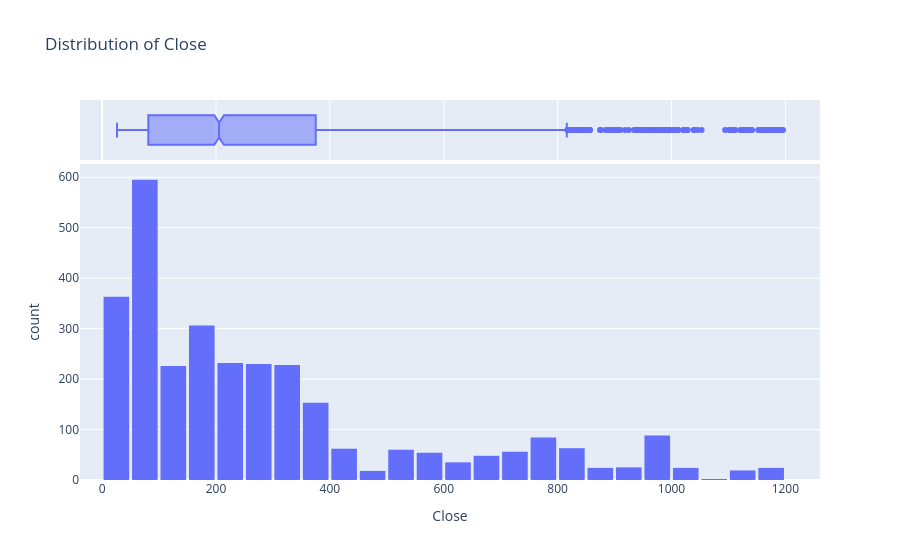

The cell this chart's notebook holds for it:
### Code cell
fig = px.histogram(amazon, x='Close', marginal='box', nbins=47, title='Distribution of Close')
fig.update_layout(bargap=0.1)

### Figure 1 — Plotly figure (JSON) as saved in the notebook; plotly's stock layout.template omitted (floating-point values rounded to 4 significant figures; data arrays with more than 128 entries replaced by an {"elided": "..."} marker saying what was removed)
{"data": [{"alignmentgroup": "True", "bingroup": "x", "hovertemplate": "Close=%{x}<br>count=%{y}<extra></extra>", "legendgroup": "", "marker": {"color": "#636efa", "pattern": {"shape": ""}}, "name": "", "nbinsx": 47, "offsetgroup": "", "orientation": "v", "showlegend": false, "type": "histogram", "x": {"elided": "3019 float values"}, "xaxis": "x", "yaxis": "y"}, {"alignmentgroup": "True", "hovertemplate": "Close=%{x}<extra></extra>", "legendgroup": "", "marker": {"color": "#636efa"}, "name": "", "notched": true, "offsetgroup": "", "showlegend": false, "type": "box", "x": {"elided": "3019 float values"}, "xaxis": "x2", "yaxis": "y2"}], "layout": {"bargap": 0.1, "barmode": "relative", "legend": {"tracegroupgap": 0}, "title": {"text": "Distribution of Close"}, "xaxis": {"anchor": "y", "domain": [0, 1], "title": {"text": "Close"}}, "xaxis2": {"anchor": "y2", "domain": [0, 1], "matches": "x", "showgrid": true, "showticklabels": false}, "yaxis": {"anchor": "x", "domain": [0, 0.8316], "title": {"text": "count"}}, "yaxis2": {"anchor": "x2", "domain": [0.8416, 1], "matches": "y2", "showgrid": false, "showline": false, "showticklabels": false, "ticks": ""}}}
